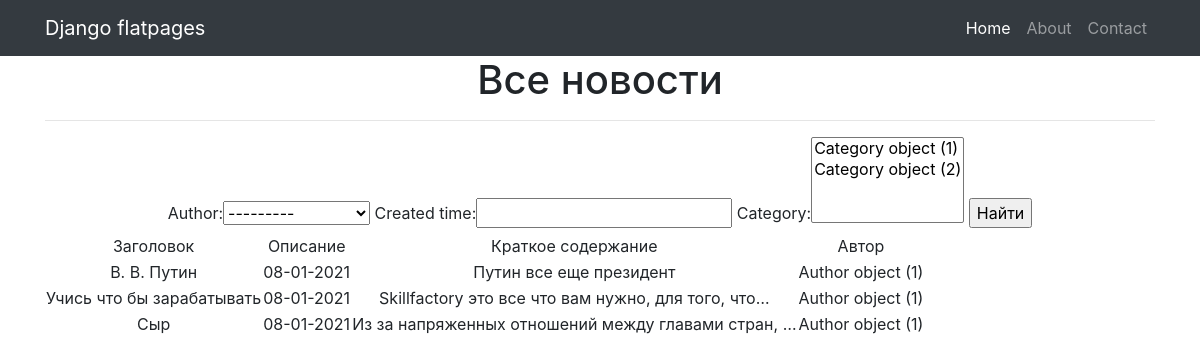
Page /news/ on the committed database.
### newsmain/models.py (models this page shows, shortened)
class Post(models.Model):
    author = models.ForeignKey(Author, on_delete=models.CASCADE)
    NEWS = 'NW'
    ARTICLE = 'AR'
    TYPE = [
        (NEWS, 'News'),
        (ARTICLE, 'Article'),
    ]
    type = models.CharField(max_length=2, choices=TYPE, default=NEWS)
    created_time = models.DateTimeField(auto_now_add=True)
    category = models.ManyToManyField(Category, through='PostCategory', )
    header = models.CharField(max_length=255)
    text = models.TextField()
    post_rating = models.IntegerField(default=0)

class Author(models.Model):
    author = models.OneToOneField(User, on_delete=models.CASCADE, unique=True)
    author_rating = models.IntegerField(default=0)

### newsmain/views.py (the view)
# urls.py: path('', PostList.as_view()),
class PostList(ListView):
    model = Post
    template_name = 'news.html'
    context_object_name = 'news'
    queryset = Post.objects.order_by('created_time')
    paginate_by = 10
    def get_context_data(self, **kwargs):
        context = super().get_context_data(**kwargs)
        context['filter'] = PostFilter(self.request.GET, queryset=self.get_queryset())
        return context

### templates/news.html (shortened to what this page needs)
{% extends 'flatpages/default.html' %}
{% block content %}
 <h1>Все новости</h1>
    <hr>
    {% if news %}
<form method="GET">
    {{ filter.form }}
    <input type="submit" value="Найти">
</form>
        <table>
            <tr>
                <td>
                    Заголовок
                </td>
                <td>
                    Описание
                </td>
                <td>
                   Краткое содержание
                </td>
                <td>
                   Автор
                </td>
            </tr>
        {% for post in news %}
            <tr>
                <td>
                    {{ post.header }}
                </td>
                <td>
                    {{ post.created_time|date:"d-m-Y" }}
                </td>
                <td>
                    {{ post.text|truncatechars:50 }}
                </td>
                <td>
                    {{ post.author }}
                </td>
            </tr>
        {% endfor %}
        </table>
    {% else %}
        <h2>Новостей нет!</h2>
    {% endif %}
{% endblock content %}

### templates/flatpages/default.html (shortened to what this page needs)
{% load static %}
<!DOCTYPE html>
<html lang="en">
<head>
  <link href="{% static 'vendor/bootstrap/css/bootstrap.min.css' %}" rel="stylesheet">
</head>
<body>
  <nav class="navbar navbar-expand-lg navbar-dark bg-dark static-top">
    <div class="container">
      <a class="navbar-brand" href="#">Django flatpages</a>
      <div class="collapse navbar-collapse" id="navbarResponsive">
        <ul class="navbar-nav ml-auto">
          <li class="nav-item active">
            <a class="nav-link" href="#">Home
            </a>
          </li>
          <li class="nav-item">
            <a class="nav-link" href="/about/">About</a>
          </li>
          <li class="nav-item">
            <a class="nav-link" href="/contacts/">Contact</a>
          </li>
        </ul>
      </div>
    </div>
  </nav>
  <div class="container">
    <div class="row">
      <div class="col-lg-12 text-center">
       {% block content %}{% endblock content %}
      </div>
    </div>
  </div>
</body>
</html>

### rows in the picture
Post: header "В. В. Путин", created_time "08-01-2021", text "Путин все еще президент", author "Author object (1)"
Post: header "Учись что бы зарабатывать", created_time "08-01-2021", text "Skillfactory это все что вам нужно, для того, что…", author "Author object (1)"
Post: header "Сыр", created_time "08-01-2021", text "Из за напряженных отношений между главами стран, …", author "Author object (1)"
